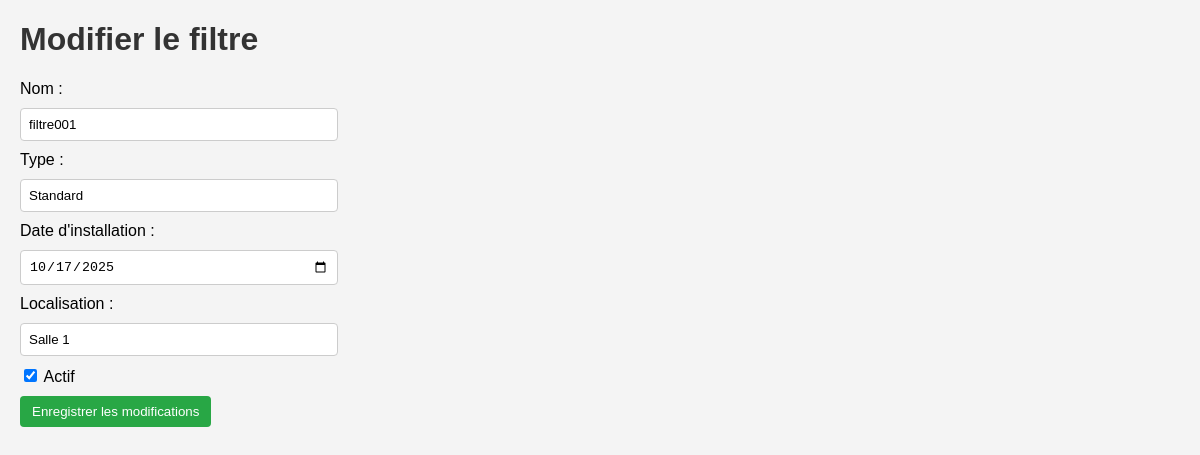
The app's page /dashboard/filtres/update/32/ (signed in) with its own data.
### monitoring/models.py (models this page shows, shortened)
class Filtre(models.Model):
    nom = models.CharField(max_length=100)
    salle = models.ForeignKey(Salle, on_delete=models.CASCADE, null=True, blank=True)
    type = models.CharField(max_length=50)
    date_installation = models.DateField()
    localisation = models.CharField(max_length=100)
    actif = models.BooleanField(default=True)
    vitesse = models.IntegerField(default=0)  # Vitesse en m/s
    broche_esp32 = models.IntegerField(default=0, help_text="broche GPIO sur l'esp32")  # Nouvelle ligne pour broche ESP32

### monitoring/views.py (the view, shortened to what this page needs)
# urls.py: path('dashboard/filtres/update/<int:id>/', update_filtre, name='update_filtre'),
def update_filtre(request, id):
    if not (request.user.is_authenticated and request.user.is_staff):
        return HttpResponseForbidden('Forbidden')
    filtre = get_object_or_404(Filtre, id=id)
    return render(request, 'update_filtre.html', {'filtre': filtre})

### monitoring/templates/update_filtre.html (shortened to what this page needs)
{% load static %}
<!DOCTYPE html>
<html lang="fr">
<head>
</head>
<body>
    <h1>Modifier le filtre</h1>
    <form method="post">
        <label>Nom :</label>
        <input type="text" name="nom" value="{{ filtre.nom }}" required>
        <label>Type :</label>
        <input type="text" name="type" value="{{ filtre.type }}" required>
        <label>Date d'installation :</label>
        <input type="date" name="date_installation" value="{{ filtre.date_installation|date:'Y-m-d' }}" required>
        <label>Localisation :</label>
        <input type="text" name="localisation" value="{{ filtre.localisation }}" required>
        <label><input type="checkbox" name="actif" {% if filtre.actif %}checked{% endif %}> Actif</label>
        <button type="submit">Enregistrer les modifications</button>
    </form>
</body>
</html>

### monitoring/templates/update_filtre.html (style rules this page uses)
body { font-family: Arial, sans-serif; background-color: #f4f4f4; margin: 20px; }
h1 { color: #333; }
form { margin-top: 20px; }
input[type="text"], input[type="date"] { padding: 8px; margin-bottom: 10px; width: 300px; border: 1px solid #ccc; border-radius: 4px; display: block; }
label { display: block; margin-bottom: 10px; }
button { padding: 8px 12px; background-color: #28a745; color: white; border: none; border-radius: 4px; cursor: pointer; }

### records on screen
Filtre: nom "filtre001", type "Standard", date_installation "10/17/2025", localisation "Salle 1", actif "☑"
